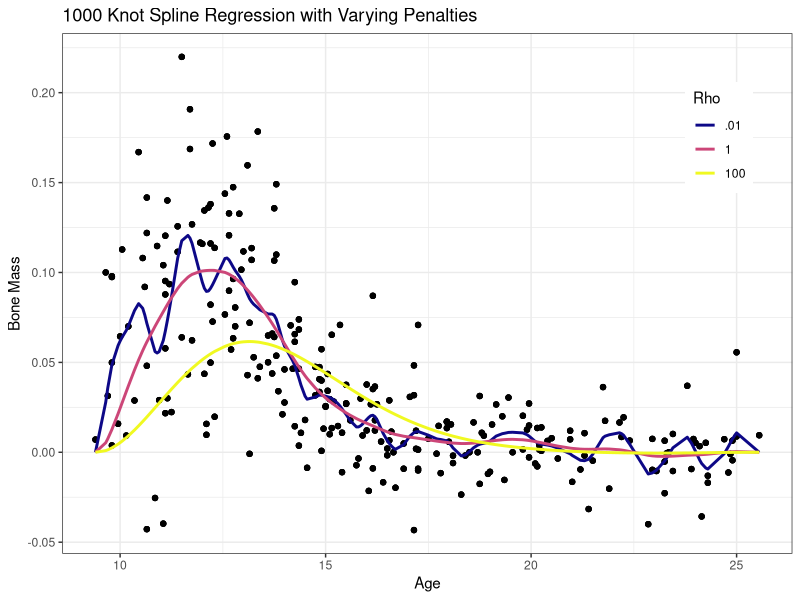
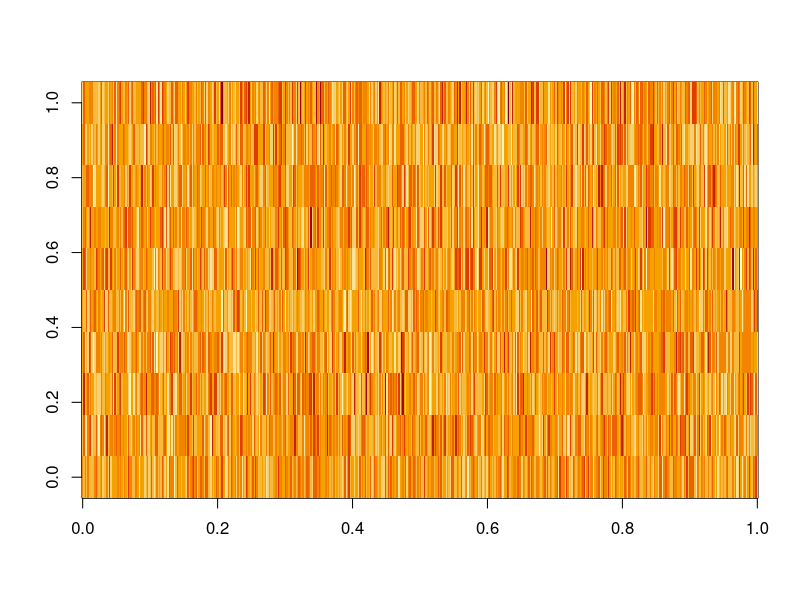
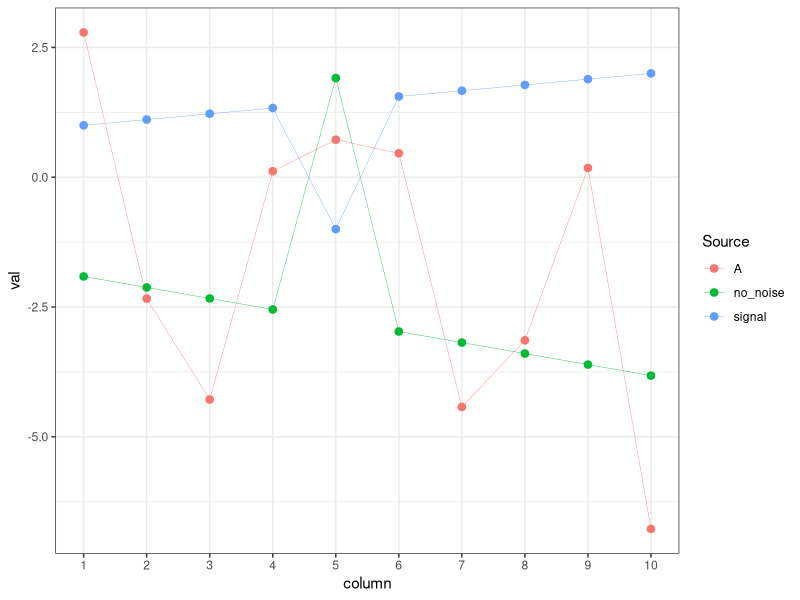
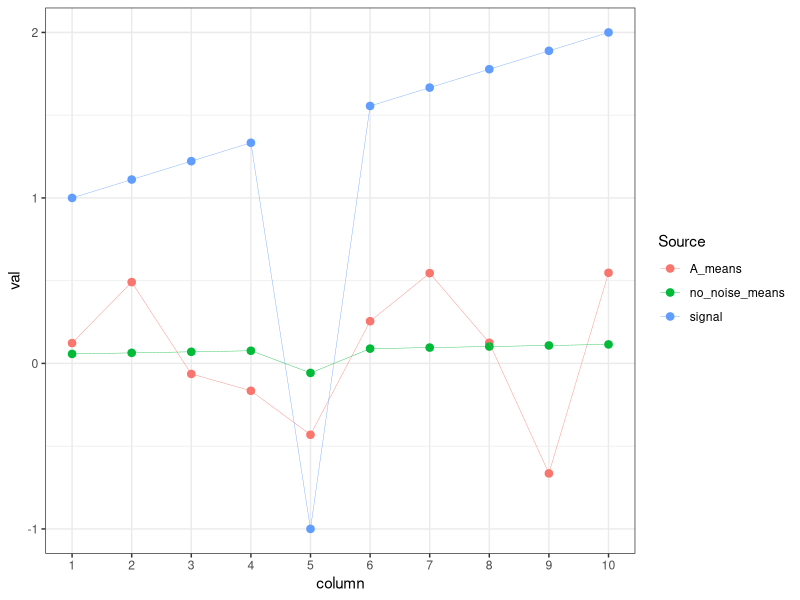

R code for these plots, in order:
## ---- chunk 1
knitr::opts_chunk$set(echo = TRUE)
library(tidyverse)
library(splines)
library(viridis)
## ---- chunk 2
bone_mass <- read_delim("BoneMassData.txt", delim = " ")
females <- bone_mass %>% filter(gender == "female")
K <- 1000
min_x <- min(females$age)
max_x <- max(females$age)
myknots = seq(min_x, max_x, length.out = 1002)[2:1001]

h <- (max_x - min_x) / 2500
mygrid <- seq(min_x, max_x, h)

B <- splineDesign(knots = myknots, x = females$age, outer.ok = T)
Bpp <- splineDesign(knots = myknots, x = mygrid, derivs = 2, outer.ok = T)

Omega <- matrix(0, nrow = K-4, ncol  = K-4)

test <- sum(Bpp[,10] * Bpp[,15] * h)

for(i in 1:(K-4)){
  for(j in 1:(K-4)){
    Omega[i,j] = sum(Bpp[,i] * Bpp[, j] * h)
  }
}


## ---- chunk 3
det(t(B) %*% B)
## ---- chunk 4
rho = 3e-06
det(t(B)%*%B + rho * Omega)
## ---- chunk 5
solveAlpha <- function(rho, b = B, omega = Omega, y = females$spnbmd){
  alpha <- solve(t(b) %*% b + rho * omega) %*% t(b) %*% y
  return(alpha)
}
alpha.01 <- solveAlpha(rho = 0.01)
alpha1 <- solveAlpha(rho = 1)
alpha100 <- solveAlpha(rho = 100)

spline_plot_data <- data.frame(x = females$age, boneMass = females$spnbmd,
                               `.01` =  B %*% alpha.01,
                               `1` = B %*% alpha1,
                               `100` = B %*% alpha100)

spline_test <- spline_plot_data %>%
  pivot_longer(cols = 3:5,
               names_to = "Rho",
               values_to = "S_x") %>%
  mutate(Rho = str_extract(Rho, "\\.[:digit:]+|[:digit:]+"))

ggplot(data = spline_test, aes(x = x)) +
  geom_point(aes(y = boneMass)) +
  geom_line(aes(y = S_x, color = Rho), size = 1) +
  scale_color_viridis(discrete = T, option = "C") +
  theme_bw() +
  labs(title = "1000 Knot Spline Regression with Varying Penalties",
       x = "Age",
       y = "Bone Mass") +
  theme(legend.position = c(0.9,0.8))


## ---- chunk 6
set.seed(1236)

# the "signal" that make up the rows of our matrix, with noise added.
sig <- seq(1,2,length.out = 10) 
sig[5] <- -1


# each row of A will have the form: q*signal + noise
nsamples <- 500
A <- matrix(NA, ncol=10, nrow=nsamples)
no_noise_A <- matrix(NA, ncol=10, nrow=nsamples)
q <- runif(nsamples, min=-3, max=3)
for (i in 1:nsamples) {
  noise <- rnorm(10, mean=0, sd=5)
  A[i,] <- q[i]*sig + noise
  no_noise_A[i,] <- q[i]*sig
}

write.table(no_noise_A, file="no_noise_A.txt", row.names = F, col.names = F)
write.table(A, file="A.txt", row.names = F, col.names = F)
write.table(q, file="q.txt", row.names=F, col.names=F)

image(A)
## ---- chunk 7
plot_data <- data.frame(
  column = seq(1,10,1),
  A = A[1,],
  no_noise = no_noise_A[1,],
  signal = sig
) %>%
  pivot_longer(cols = 2:4, names_to = "Source", values_to = "val")


ggplot(data = plot_data, aes(x = column, y = val)) +
  geom_point(aes(col = Source), size = 2.25) +
  geom_line(aes(col = Source), size = .125) +
  scale_x_continuous(breaks = seq(1,10,1), minor_breaks = NULL) +
  theme_bw()


## ---- chunk 8
col_means_A <- colMeans(A)
col_no_noise_A <- colMeans(no_noise_A)
plot_data_2 <- data.frame(
  column = seq(1,10,1),
  A_means = col_means_A,
  no_noise_means = col_no_noise_A,
  signal = sig
) %>%
  pivot_longer(cols = 2:4, names_to = "Source", values_to = "val")

ggplot(data = plot_data_2, aes(x = column, y = val)) +
  geom_point(aes(col = Source), size = 2.25) +
  geom_line(aes(col = Source), size = .125) +
  scale_x_continuous(breaks = seq(1,10,1), minor_breaks = NULL) +
  theme_bw()



